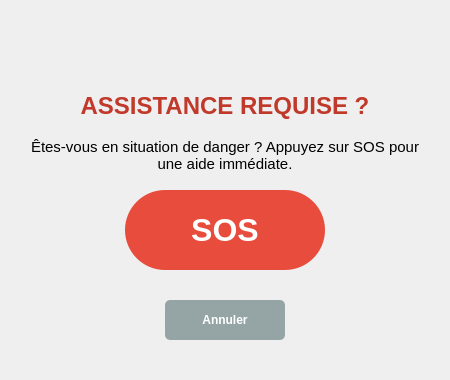
<?xml version="1.0" encoding="UTF-8"?>
<ui version="4.0">
 <class>AssistanceDialog</class> <!-- Nom de la classe qui sera générée -->
 <widget class="QDialog" name="AssistanceDialog">
  <property name="geometry">
   <rect>
    <x>0</x>
    <y>0</y>
    <width>450</width> <!-- Largeur ajustée -->
    <height>380</height> <!-- Hauteur ajustée -->
   </rect>
  </property>
  <property name="windowTitle">
   <string>Assistance Urgente</string> <!-- Titre de la fenêtre -->
  </property>
  <property name="styleSheet">
   <string notr="true">/* Styles globaux si nécessaire */</string>
  </property>
  <property name="modal">
   <bool>true</bool> <!-- Rendre la dialogue modale (bloque les autres fenêtres) -->
  </property>

  <!-- Icône d'alerte (QLabel utilisé comme conteneur d'image) -->
  <widget class="QLabel" name="iconLabel">
   <property name="geometry">
    <rect>
     <x>195</x> <!-- Centré (450/2 - 60/2) -->
     <y>20</y>
     <width>60</width>
     <height>60</height>
    </rect>
   </property>
   <property name="text">
    <string/> <!-- Texte vide, on mettra une image/icône -->
   </property>
   <property name="pixmap">
    <!-- Mettez ici le chemin de votre icône via les ressources Qt -->
    <!-- Exemple : <pixmap>:/icons/alert.png</pixmap> -->
    <!-- Ou un caractère Unicode si vous n'avez pas d'icône -->
     <pixmap>../../../../Downloads/alert.png</pixmap>
   </property>
   <property name="scaledContents">
    <bool>true</bool>
   </property>
   <property name="alignment">
    <set>Qt::AlignCenter</set>
   </property>
  </widget>

  <!-- Titre Principal -->
  <widget class="QLabel" name="titleLabel">
   <property name="geometry">
    <rect>
     <x>20</x>
     <y>90</y>
     <width>410</width> <!-- Largeur quasi complète -->
     <height>31</height>
    </rect>
   </property>
   <property name="styleSheet">
    <string notr="true">font-size: 18pt; font-weight: bold; color: #c0392b; /* Rouge foncé */</string>
   </property>
   <property name="text">
    <string>ASSISTANCE REQUISE ?</string>
   </property>
   <property name="alignment">
    <set>Qt::AlignCenter</set>
   </property>
  </widget>

  <!-- Message d'instruction -->
  <widget class="QLabel" name="messageLabel">
   <property name="geometry">
    <rect>
     <x>30</x>
     <y>130</y>
     <width>390</width>
     <height>51</height>
    </rect>
   </property>
    <property name="styleSheet">
        <string notr="true">font-size: 11pt; </string>
    </property>
   <property name="text">
    <string>Êtes-vous en situation de danger ? Appuyez sur SOS pour une aide immédiate.</string>
   </property>
   <property name="alignment">
    <set>Qt::AlignCenter</set>
   </property>
   <property name="wordWrap">
    <bool>true</bool> <!-- Permet le retour à la ligne -->
   </property>
  </widget>

  <!-- Bouton SOS Principal -->
  <widget class="QPushButton" name="sosButton">
   <property name="geometry">
    <rect>
     <!-- Centré et grand -->
     <x>125</x> <!-- (450/2 - 200/2) -->
     <y>190</y>
     <width>200</width>
     <height>80</height>
    </rect>
   </property>
   <property name="minimumSize">
    <size>
     <width>180</width>
     <height>60</height>
    </size>
   </property>
   <property name="styleSheet">
    <string notr="true">QPushButton {
        background-color: #e74c3c; /* Rouge vif */
        color: white;
        border: none;
        border-radius: 40px; /* Pour le rendre très arrondi / ovale */
        padding: 15px;
        font-size: 24pt;
        font-weight: bold;
    }
    QPushButton:hover { background-color: #c0392b; } /* Rouge plus foncé au survol */
    QPushButton:pressed { background-color: #a93226; } /* Encore plus foncé au clic */</string>
   </property>
   <property name="text">
    <string>SOS</string>
   </property>
   <property name="iconSize">
    <size>
     <width>32</width>
     <height>32</height>
    </size>
   </property>
   <property name="default">
    <bool>true</bool> <!-- Peut être activé avec Entrée -->
   </property>
   <property name="cursor">
        <cursorShape>PointingHandCursor</cursorShape> <!-- Curseur main -->
    </property>
  </widget>

  <!-- Bouton Annuler -->
  <widget class="QPushButton" name="cancelButton">
   <property name="geometry">
    <rect>
     <x>165</x> <!-- Centré (450/2 - 120/2) -->
     <y>300</y>
     <width>120</width>
     <height>40</height>
    </rect>
   </property>
   <property name="minimumSize">
    <size>
     <width>100</width>
     <height>35</height>
    </size>
   </property>
   <property name="styleSheet">
    <string notr="true">QPushButton {
        background-color: #95a5a6; /* Gris neutre */
        color: white;
        border: none;
        border-radius: 5px;
        padding: 8px 16px;
        font-weight: bold;
    }
    QPushButton:hover { background-color: #7f8c8d; }
    QPushButton:pressed { background-color: #616A6B; }</string>
   </property>
   <property name="text">
    <string>Annuler</string>
   </property>
    <property name="cursor">
        <cursorShape>PointingHandCursor</cursorShape> <!-- Curseur main -->
    </property>
  </widget>

 </widget>
 <resources>
  <!-- Définissez ici vos fichiers de ressources (.qrc) si vous utilisez des icônes -->
  <qresource prefix="/icons">
    <file>alert.png</file> <!-- Assurez-vous que ce fichier existe et est listé dans votre .qrc -->
  </qresource>

 </resources>
 <connections>
  <!-- Connecte le clic du bouton Annuler à la fermeture de la dialogue -->
  <connection>
   <sender>cancelButton</sender>
   <signal>clicked()</signal>
   <receiver>AssistanceDialog</receiver>
   <slot>reject()</slot> <!-- reject() est un slot standard de QDialog pour annuler -->
  </connection>
  <!-- La connexion pour sosButton se fera dans le code C++ ou Python -->
 </connections>
</ui>
